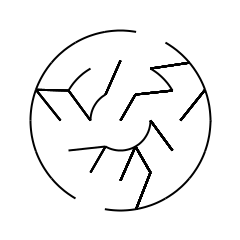

Here is the gnuplot script that generated this plot:
unset border
unset tics
set samples 15
set lmargin at screen 0
set rmargin at screen 1
set bmargin at screen 0
set tmargin at screen 1
set xrange[-4:4]
set yrange[-4:4]
set term pngcairo mono enhanced size 240,240
set output 'maze.png'
set multiplot
set parametric; plot [-1.745329:-1.396263] 0.000000+cos(t)*3.000000,0.000000+sin(t)*3.000000 w l lc'black' lw 2 notitle;unset parametric
set parametric; plot [-1.396263:-1.047198] 0.000000+cos(t)*3.000000,0.000000+sin(t)*3.000000 w l lc'black' lw 2 notitle;unset parametric
set parametric; plot [-2.094395:-1.047198] 0.000000+cos(t)*1.000000,0.000000+sin(t)*1.000000 w l lc'black' lw 2 notitle;unset parametric
set arrow from 0.500000,-0.866025 to 0.000000,-2.000000 nohead lc'black' lw 2
set arrow from 1.000000,-1.732051 to 0.520945,-2.954423 nohead lc'black' lw 2
set arrow from 0.500000,-0.866025 to 1.000000,-1.732051 nohead lc'black' lw 2
set parametric; plot [-1.047198:-0.698132] 0.000000+cos(t)*3.000000,0.000000+sin(t)*3.000000 w l lc'black' lw 2 notitle;unset parametric
set parametric; plot [-0.698132:-0.349066] 0.000000+cos(t)*3.000000,0.000000+sin(t)*3.000000 w l lc'black' lw 2 notitle;unset parametric
set parametric; plot [-0.349066:0.000000] 0.000000+cos(t)*3.000000,0.000000+sin(t)*3.000000 w l lc'black' lw 2 notitle;unset parametric
set parametric; plot [-1.047198:0.000000] 0.000000+cos(t)*1.000000,0.000000+sin(t)*1.000000 w l lc'black' lw 2 notitle;unset parametric
set arrow from 1.000000,0.000000 to 1.732051,-1.000000 nohead lc'black' lw 2
set parametric; plot [0.000000:0.349066] 0.000000+cos(t)*3.000000,0.000000+sin(t)*3.000000 w l lc'black' lw 2 notitle;unset parametric
set parametric; plot [0.349066:0.698132] 0.000000+cos(t)*3.000000,0.000000+sin(t)*3.000000 w l lc'black' lw 2 notitle;unset parametric
set parametric; plot [0.698132:1.047198] 0.000000+cos(t)*3.000000,0.000000+sin(t)*3.000000 w l lc'black' lw 2 notitle;unset parametric
set arrow from 0.500000,0.866025 to 1.732051,1.000000 nohead lc'black' lw 2
set arrow from 2.000000,0.000000 to 2.819078,1.026060 nohead lc'black' lw 2
set parametric; plot [0.523599:1.047198] 0.000000+cos(t)*2.000000,0.000000+sin(t)*2.000000 w l lc'black' lw 2 notitle;unset parametric
set arrow from 1.000000,1.732051 to 2.298133,1.928363 nohead lc'black' lw 2
set arrow from 0.000000,0.000000 to 0.500000,0.866025 nohead lc'black' lw 2
set parametric; plot [1.396263:1.745329] 0.000000+cos(t)*3.000000,0.000000+sin(t)*3.000000 w l lc'black' lw 2 notitle;unset parametric
set parametric; plot [1.745329:2.094395] 0.000000+cos(t)*3.000000,0.000000+sin(t)*3.000000 w l lc'black' lw 2 notitle;unset parametric
set arrow from -0.500000,0.866025 to 0.000000,2.000000 nohead lc'black' lw 2
set parametric; plot [2.094395:2.443461] 0.000000+cos(t)*3.000000,0.000000+sin(t)*3.000000 w l lc'black' lw 2 notitle;unset parametric
set parametric; plot [2.443461:2.792527] 0.000000+cos(t)*3.000000,0.000000+sin(t)*3.000000 w l lc'black' lw 2 notitle;unset parametric
set parametric; plot [2.792527:3.141593] 0.000000+cos(t)*3.000000,0.000000+sin(t)*3.000000 w l lc'black' lw 2 notitle;unset parametric
set parametric; plot [2.094395:3.141593] 0.000000+cos(t)*1.000000,0.000000+sin(t)*1.000000 w l lc'black' lw 2 notitle;unset parametric
set arrow from -1.000000,0.000000 to -1.732051,1.000000 nohead lc'black' lw 2
set parametric; plot [2.094395:2.617994] 0.000000+cos(t)*2.000000,0.000000+sin(t)*2.000000 w l lc'black' lw 2 notitle;unset parametric
set arrow from -1.732051,1.000000 to -2.819078,1.026060 nohead lc'black' lw 2
set arrow from -2.000000,0.000000 to -2.819078,1.026060 nohead lc'black' lw 2
set arrow from -0.500000,-0.866025 to -1.000000,-1.732051 nohead lc'black' lw 2
set parametric; plot [3.141593:3.490659] 0.000000+cos(t)*3.000000,0.000000+sin(t)*3.000000 w l lc'black' lw 2 notitle;unset parametric
set parametric; plot [3.490659:3.839724] 0.000000+cos(t)*3.000000,0.000000+sin(t)*3.000000 w l lc'black' lw 2 notitle;unset parametric
set parametric; plot [3.839724:4.188790] 0.000000+cos(t)*3.000000,0.000000+sin(t)*3.000000 w l lc'black' lw 2 notitle;unset parametric
set arrow from -0.500000,-0.866025 to -1.732051,-1.000000 nohead lc'black' lw 2
plot 1/0 notitle
unset multiplot
set output
